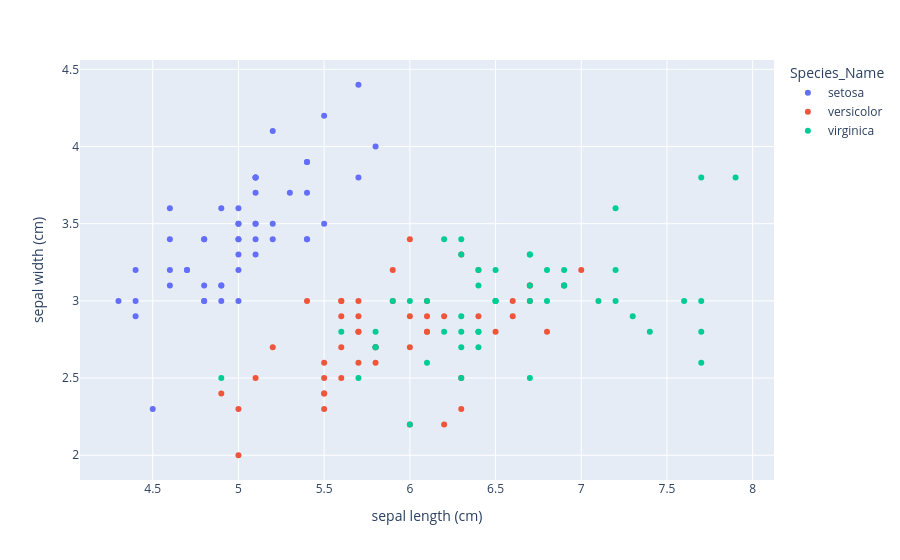

Here is the notebook cell this chart was saved with:
### Code cell
#Scatter plot
fig = px.scatter(df, x="sepal length (cm)", y="sepal width (cm)", color="Species_Name")
fig.show()

### Figure 1 — Plotly figure (JSON) as saved in the notebook; plotly's stock layout.template omitted (floating-point values rounded to 4 significant figures)
{"data": [{"hovertemplate": "Species_Name=setosa<br>sepal length (cm)=%{x}<br>sepal width (cm)=%{y}<extra></extra>", "legendgroup": "setosa", "marker": {"color": "#636efa", "symbol": "circle"}, "mode": "markers", "name": "setosa", "orientation": "v", "showlegend": true, "type": "scatter", "x": [5.1, 4.9, 4.7, 4.6, 5.0, 5.4, 4.6, 5.0, 4.4, 4.9, 5.4, 4.8, 4.8, 4.3, 5.8, 5.7, 5.4, 5.1, 5.7, 5.1, 5.4, 5.1, 4.6, 5.1, 4.8, 5.0, 5.0, 5.2, 5.2, 4.7, 4.8, 5.4, 5.2, 5.5, 4.9, 5.0, 5.5, 4.9, 4.4, 5.1, 5.0, 4.5, 4.4, 5.0, 5.1, 4.8, 5.1, 4.6, 5.3, 5.0], "xaxis": "x", "y": [3.5, 3.0, 3.2, 3.1, 3.6, 3.9, 3.4, 3.4, 2.9, 3.1, 3.7, 3.4, 3.0, 3.0, 4.0, 4.4, 3.9, 3.5, 3.8, 3.8, 3.4, 3.7, 3.6, 3.3, 3.4, 3.0, 3.4, 3.5, 3.4, 3.2, 3.1, 3.4, 4.1, 4.2, 3.1, 3.2, 3.5, 3.6, 3.0, 3.4, 3.5, 2.3, 3.2, 3.5, 3.8, 3.0, 3.8, 3.2, 3.7, 3.3], "yaxis": "y"}, {"hovertemplate": "Species_Name=versicolor<br>sepal length (cm)=%{x}<br>sepal width (cm)=%{y}<extra></extra>", "legendgroup": "versicolor", "marker": {"color": "#EF553B", "symbol": "circle"}, "mode": "markers", "name": "versicolor", "orientation": "v", "showlegend": true, "type": "scatter", "x": [7.0, 6.4, 6.9, 5.5, 6.5, 5.7, 6.3, 4.9, 6.6, 5.2, 5.0, 5.9, 6.0, 6.1, 5.6, 6.7, 5.6, 5.8, 6.2, 5.6, 5.9, 6.1, 6.3, 6.1, 6.4, 6.6, 6.8, 6.7, 6.0, 5.7, 5.5, 5.5, 5.8, 6.0, 5.4, 6.0, 6.7, 6.3, 5.6, 5.5, 5.5, 6.1, 5.8, 5.0, 5.6, 5.7, 5.7, 6.2, 5.1, 5.7], "xaxis": "x", "y": [3.2, 3.2, 3.1, 2.3, 2.8, 2.8, 3.3, 2.4, 2.9, 2.7, 2.0, 3.0, 2.2, 2.9, 2.9, 3.1, 3.0, 2.7, 2.2, 2.5, 3.2, 2.8, 2.5, 2.8, 2.9, 3.0, 2.8, 3.0, 2.9, 2.6, 2.4, 2.4, 2.7, 2.7, 3.0, 3.4, 3.1, 2.3, 3.0, 2.5, 2.6, 3.0, 2.6, 2.3, 2.7, 3.0, 2.9, 2.9, 2.5, 2.8], "yaxis": "y"}, {"hovertemplate": "Species_Name=virginica<br>sepal length (cm)=%{x}<br>sepal width (cm)=%{y}<extra></extra>", "legendgroup": "virginica", "marker": {"color": "#00cc96", "symbol": "circle"}, "mode": "markers", "name": "virginica", "orientation": "v", "showlegend": true, "type": "scatter", "x": [6.3, 5.8, 7.1, 6.3, 6.5, 7.6, 4.9, 7.3, 6.7, 7.2, 6.5, 6.4, 6.8, 5.7, 5.8, 6.4, 6.5, 7.7, 7.7, 6.0, 6.9, 5.6, 7.7, 6.3, 6.7, 7.2, 6.2, 6.1, 6.4, 7.2, 7.4, 7.9, 6.4, 6.3, 6.1, 7.7, 6.3, 6.4, 6.0, 6.9, 6.7, 6.9, 5.8, 6.8, 6.7, 6.7, 6.3, 6.5, 6.2, 5.9], "xaxis": "x", "y": [3.3, 2.7, 3.0, 2.9, 3.0, 3.0, 2.5, 2.9, 2.5, 3.6, 3.2, 2.7, 3.0, 2.5, 2.8, 3.2, 3.0, 3.8, 2.6, 2.2, 3.2, 2.8, 2.8, 2.7, 3.3, 3.2, 2.8, 3.0, 2.8, 3.0, 2.8, 3.8, 2.8, 2.8, 2.6, 3.0, 3.4, 3.1, 3.0, 3.1, 3.1, 3.1, 2.7, 3.2, 3.3, 3.0, 2.5, 3.0, 3.4, 3.0], "yaxis": "y"}], "layout": {"legend": {"title": {"text": "Species_Name"}, "tracegroupgap": 0}, "margin": {"t": 60}, "xaxis": {"anchor": "y", "domain": [0, 1], "title": {"text": "sepal length (cm)"}}, "yaxis": {"anchor": "x", "domain": [0, 1], "title": {"text": "sepal width (cm)"}}}}
